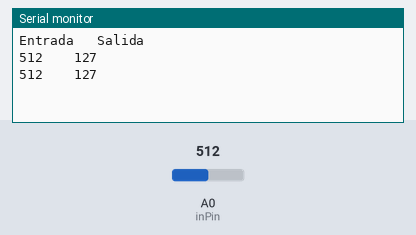
A sketch run on a simulated Arduino Uno, built with avr-gcc and run on an emulated ATmega328P. On the bench: the last lines printed to the serial monitor. Inputs (shaded band) come from the test bench; at power-on: A0 (inPin) = 512.

Above: at 2.8 s.
2.9 s: A0 (inPin) set to 716
At 5.2 s:
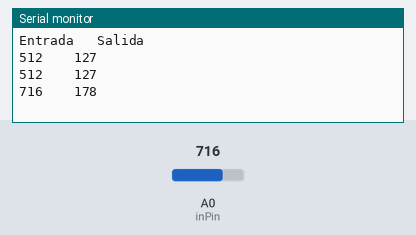
5.6 s: A0 (inPin) set to 900
At 7.0 s:
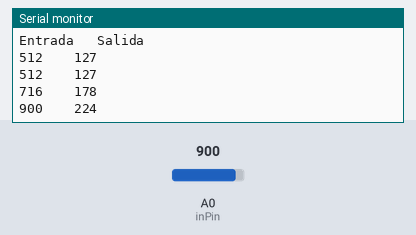
Timing chart, 0 to 8.6 s (numbered marks = the images above; inputs shaded):
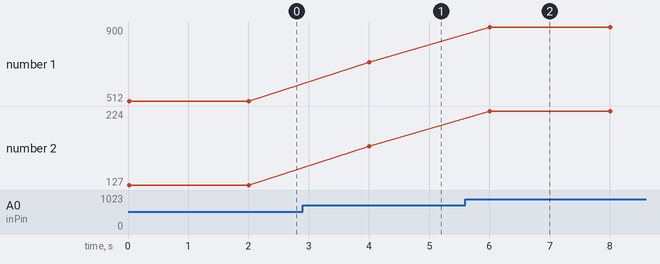

The sketch:

leer_valor_analogico.ino
```cpp
const int inPin = A0;
int input = 0;
int output = 0;
int resolution=255;

void setup() {
   Serial.begin(9600);

   Serial.print("Entrada ");
   Serial.print("\t");
   Serial.println("Salida");
}

void loop() {
  input = analogRead(inPin);
  output = map(input, 0, 1023, 0, resolution);

  Serial.print(input);
  Serial.print("\t\t");
  Serial.println(output);

  delay(2000);
}
```

Measured:
- after the input at 2.9 s, the serial monitor: prints a new line after 1.1 s (image 1)
- after the input at 5.6 s, the serial monitor: prints a new line after 0.40 s (image 2)
- plotted number 1: 512 → 716 after the input at 2.9 s, 716 → 900 after the input at 5.6 s
- plotted number 2: 127 → 178 after the input at 2.9 s, 178 → 224 after the input at 5.6 s
